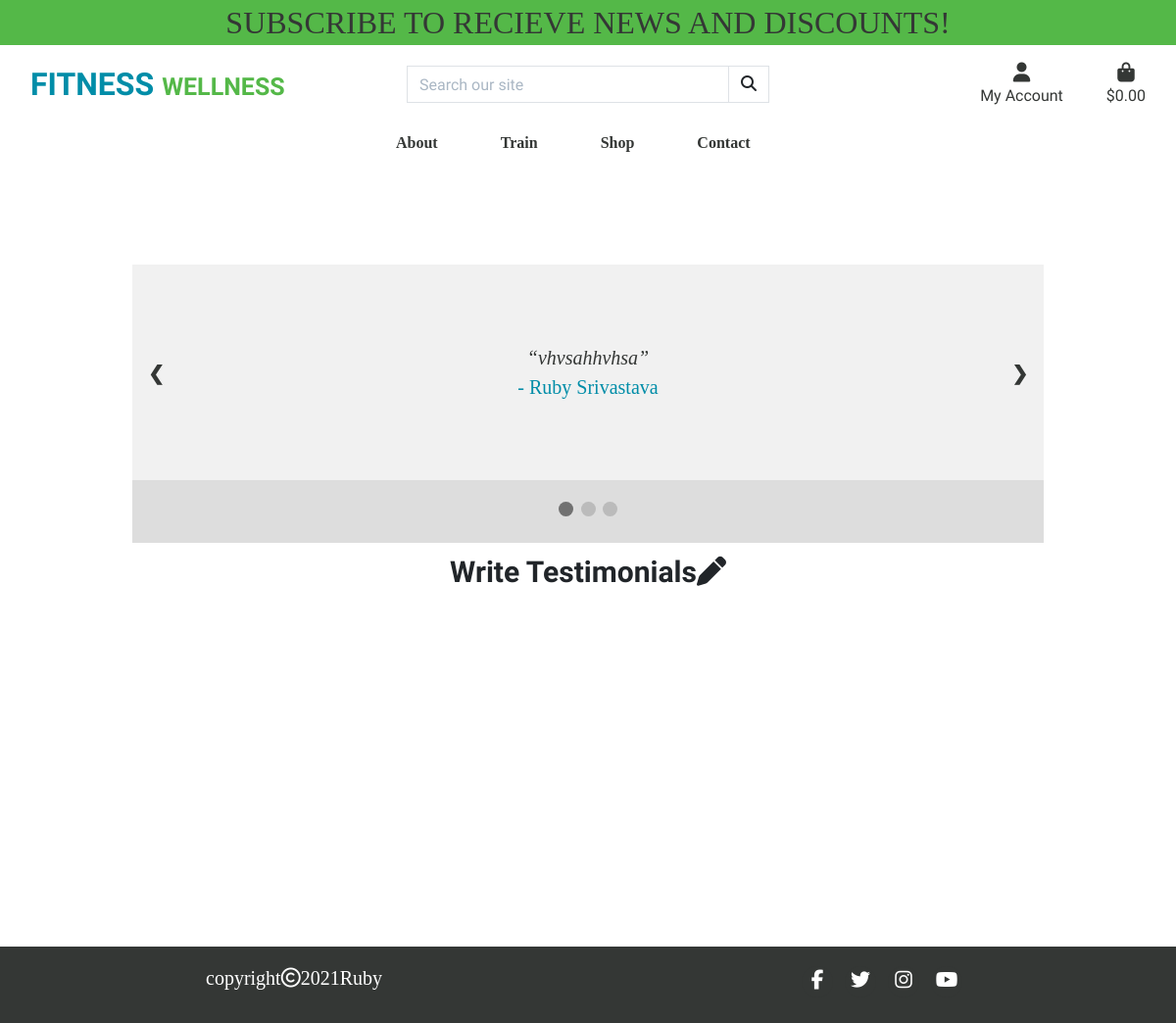
The page /testimonials/ on the database as committed earlier.
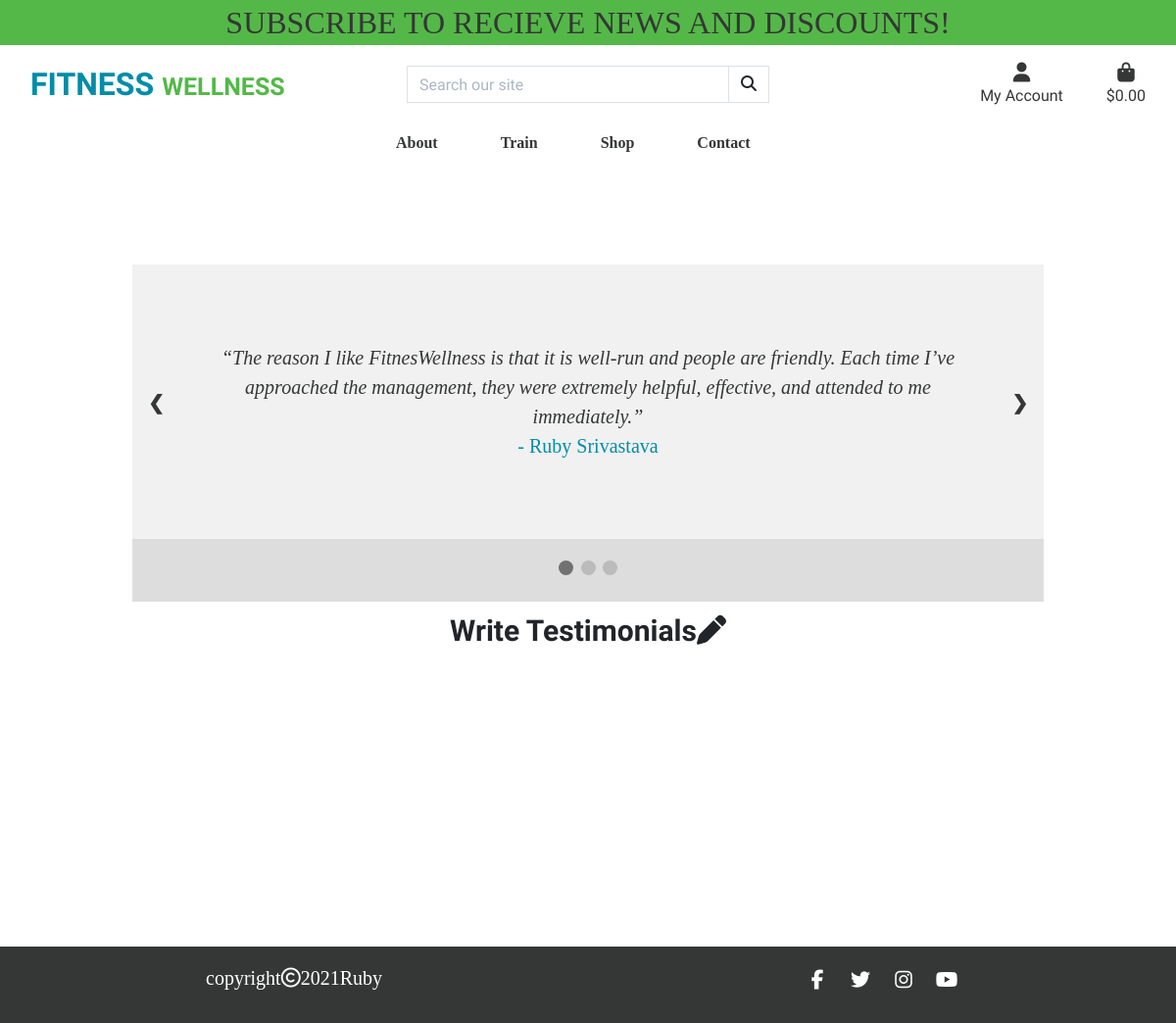
The same page on the database as committed later.
### testimonials/models.py (models this page shows, shortened)
class Testimonial(models.Model):
    name = models.CharField(max_length=254)
    email = models.EmailField(max_length=254, unique=True)
    testimony = models.TextField()

### testimonials/views.py (the view)
# urls.py: path('', views.all_testimonials, name='testimonials'),
def all_testimonials(request):
    testimonials = Testimonial.objects.all()
    context = {
        'testimonials': testimonials,
    }
    return render(request, 'testimonials/testimonials.html', context)

### bag/contexts.py (called while the page is built, shortened)
def bag_contents(request):
    bag_items = []
    total = 0
    product_count = 0
    bag = request.session.get('bag', {})
    if total < settings.FREE_DELIVERY_THRESHOLD:
        delivery = total * Decimal(settings.STANDARD_DELIVERY_PERCENTAGE / 100)
        free_delivery_delta = settings.FREE_DELIVERY_THRESHOLD - total
    else:
        delivery = 0
        free_delivery_delta = 0
    grand_total = delivery + total
    context = {
        'bag_items': bag_items,
        'total': total,
        'product_count': product_count,
        'delivery': delivery,
        'free_delivery_delta': free_delivery_delta,
        'free_delivery_threshold': settings.FREE_DELIVERY_THRESHOLD,
        'grand_total': grand_total,
    }
    return context

### testimonials/templates/testimonials/testimonials.html (shortened to what this page needs)
{% extends "base.html" %}
{% load static %}
{% block content %}
<div class="container container-fluid gym-container">
    <div class="row mt-5">
        <div class="col-12">
            <div class="slideshow-container mt-5">
                {% for testimonial in testimonials %}
                <div class="mySlides">
                    <q class="mb-0 gym-para">{{ testimonial.testimony }}</q>
                    <p class="mb-0 author gym-para">- {{ testimonial.name }}</p>
                </div>
                {% endfor %}
                <a class="prev" onclick="plusSlides(-1)">&#10094;</a>
                <a class="next" onclick="plusSlides(1)">&#10095;</a>
            </div>
            <div class="dot-container">
                <span class="dot" onclick="currentSlide(1)"></span>
                <span class="dot" onclick="currentSlide(2)"></span>
                <span class="dot" onclick="currentSlide(3)"></span>
            </div>
        </div>
    </div>
    <div class="row">
        <div class="col-12">
            <a class="btn text-right testimony" href="{% url 'add_testimonial' %}">Write Testimonials<i
                    class="fas fa-pen"></i></a>
        </div>
    </div>
</div>
{% endblock %}

### templates/base.html (shortened to what this page needs)
{% load static %}
<!doctype html>
<html lang="en">
<head>
    {% block corecss %}
    <link rel="stylesheet" href="https://stackpath.bootstrapcdn.com/bootstrap/4.4.1/css/bootstrap.min.css"
>
    <link rel="stylesheet" href="{% static 'css/base.css' %}">
    {% endblock %}
</head>
<body>
    <header class="container-fluid">
        <div id="subscribe-banner" class="row text-center">
            <div class="col-12 bg-col-green">
                <h2 class="logo-font my-1"><a href="{% url 'add_subscribe' %}">Subscribe to recieve
                        News and Discounts!</a></h2>
            </div>
        </div>
        <div id="topnav" class="row pt-lg-2 d-none d-lg-flex">
            <div class="col-12 col-lg-4 my-auto py-1 py-lg-0 text-center text-lg-left">
                <a href="{% url 'home' %}" class="nav-link">
                    <h2 class="logo-font my-0"><strong style="color: #008da8;font-weight: bold;">Fitness
                        </strong><span style="font-size: 25px; color: #54b848; font-weight: bold;"> Wellness</span></h2>
                </a>
            </div>
            <div class="col-12 col-lg-4 my-auto py-1 py-lg-0">
                <form method="GET" action="{% url 'products' %}">
                    <div class="input-group w-100">
                        <input class="form-control border border-black rounded-0" type="text" name="q"
                            placeholder="Search our site">
                        <div class="input-group-append">
                            <button class="form-control btn border border-black rounded-0" type="submit">
                                <span>
                                    <i class="fas fa-search"></i>
                                </span>
                            </button>
                        </div>
                    </div>
                </form>
            </div>
            <div class="col-12 col-lg-4 my-auto py-1 py-lg-0">
                <ul class="list-inline list-unstyled text-center text-lg-right my-0">
                    <li class="list-inline-item dropdown">
                        <a class="text-black nav-link" href="#" id="user-options" data-toggle="dropdown"
                            aria-haspopup="true" aria-expanded="false">
                            <div class="text-center">
                                <div><i class="fas fa-user fa-lg"></i></div>
                                <p class="my-0">My Account</p>
                            </div>
                        </a>
                    </li>
                    <li class="list-inline-item">
                        <a class="{% if grand_total %}font-weight-bold{% else %}text-black{% endif %} nav-link"
                            href="{% url 'view_bag' %}">
                            <div class="text-center">
                                <div><i class="fas fa-shopping-bag fa-lg"></i></div>
                                <p class="my-0">
                                    {% if grand_total %}
                                    ${{ grand_total|floatformat:2 }}
                                    {% else %}
                                    $0.00
                                    {% endif %}
                                </p>
                            </div>
                        </a>
                    </li>
                </ul>
            </div>
        </div>
         <div class="row bg-white">
            <nav class="navbar navbar-expand-lg navbar-light w-100">
                {% include 'includes/main-nav.html' %}
            </nav>
        </div>
    </header>
    {% block content %}
    {% endblock %}
    <footer class="footer footer-div container-fluid mt-auto ">
        {% include 'includes/footer.html' %}
    </footer>
</body>
</html>

### templates/includes/main-nav.html (shortened to what this page needs)
    <div class="collapse navbar-collapse" id="main-nav">
        <ul class="navbar-nav ml-auto mx-auto">
            <li class="nav-item">
                <a class="nav-link mr-5" href="{% url 'gym' %}">About</a>
            </li>
            <li class="nav-item dropdown">
                <a class="font-weight-bold nav-link mr-5" href="#" id="all-train" data-toggle="dropdown"
                    aria-haspopup="true" aria-expanded="false">
                    Train
                </a>
            <li class="nav-item dropdown">
                <a class="font-weight-bold nav-link mr-5" href="#" id="all-product" data-toggle="dropdown"
                    aria-haspopup="true" aria-expanded="false">
                    Shop
                </a>
            </li>
            <li class="nav-item mr-5">
                <a class="nav-link " href="{% url 'contact' %}">Contact</a>
            </li>
        </ul>
    </div>

### templates/includes/footer.html (shortened to what this page needs)
<div id="footer-details" class="row">
    <div class="col-sm-6">
        <h5 class="uppercase general-sub">copyright<i class="fa fa-copyright list-inline-item"
                aria-hidden="true"></i>2021Ruby</h5>
    </div>
    <div class="col-sm-6">
        <ul class="list-inline social-links">
            <li class="list-inline-item">
                <a target="_blank" rel="noopener" href="https://www.facebook.com">
                    <i class="fa fa-facebook" aria-hidden="true"></i>
                </a>
            </li>
            <li class="list-inline-item">
                <a target="_blank" rel="noopener" href="https://www.twitter.com">
                    <i class="fa fa-twitter" aria-hidden="true"></i>
                </a>
            </li>
            <li class="list-inline-item">
                <a target="_blank" rel="noopener" href="https://www.instagram.com">
                    <i class="fa fa-instagram" aria-hidden="true"></i>
                </a>
            </li>
            <li class="list-inline-item">
                <a target="_blank" rel="noopener" href="https://www.youtube.com">
                    <i class="fa fa-youtube" aria-hidden="true"></i>
                </a>
            </li>
        </ul>
    </div>
</div>

### static/css/base.css (style rules this page uses)
html { height: 100%; }
body { min-height: calc(100vh - 56px); color: #343735; font-family: "rationale"; }
#subscribe-banner { font-size: 30px; font-family: "Expo"; }
.navbar { margin-bottom: 0; width: 100%; border: 0; display: flex !important; padding-left: 0.6rem; align-items: center; }
.navbar .navbar-nav .nav-link { font-weight: bold; color: #343735; font-family: "Expo"; }
.footer { background-color:#343735; color: #ffffff; font-family: 'expo'; width: 100%; margin-top: auto; }
.footer-div { padding-top: 10px; }
.social-links { padding-bottom: 10px; }
.social-links li a i { width: 32px; height: 32px; padding: 10px 0; border-radius: 50%; font-size: 20px; line-height: 7px; text-align: center; color: #ffffff; background: #343735; transition: all 0.35s ease-in-out; -moz-transition: all 0.35s ease-in-out; -webkit-transition: all 0.35s ease-in-out; -o-transition: all 0.35s ease-in-out; }
#footer-details { padding-top: 10px; text-align: center; }
@media (min-width: 1200px) { .container { max-width: 80%; } }
.gym-container { color: #343735; align-items: center; text-align: center; min-height: calc(100vh - 56px); }
.gym-para { font-size: 20px; font-family: "expo"; }
.bg-col-green { background-color: #54b848; }
input[name='q']::placeholder { color: #aab7c4; }
.logo-font { text-transform: uppercase; }
.ml-auto { margin-left: inherit; }
a { color: #343735; }
.testimony { font-weight: bold; font-size: 30px; }
.slideshow-container { position: relative; background: #f1f1f1f1; }
.mySlides { display: none; padding: 80px; text-align: center; }
.prev, .next { cursor: pointer; position: absolute; top: 50%; width: auto; margin-top: -30px; padding: 16px; color: #888; font-weight: bold; font-size: 20px; border-radius: 0 3px 3px 0; user-select: none; }
.prev { position: absolute; left: 0; border-radius: 3px 0 0 3px; }
.next { position: absolute; right: 0; border-radius: 3px 0 0 3px; }
.dot-container { text-align: center; padding: 20px; background: #ddd; }
.dot { cursor: pointer; height: 15px; width: 15px; margin: 0 2px; background-color: #bbb; border-radius: 50%; display: inline-block; transition: background-color 0.6s ease; }
.active, .dot:hover { background-color: #717171; }
q { font-style: italic; }
.author { color: #008da8; }

Rows that differ between the two databases and show on the page:
changed Testimonial "Ruby Srivastava": testimony "vhvsahhvhsa" → "The reason I like FitnesWellness is that it is well-run and people are friendly. Each time I’ve approached the management, they were extremely helpful, effective, and attended to me immediately."
